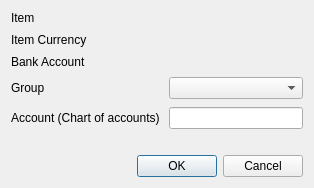
<?xml version="1.0" encoding="UTF-8"?>
<ui version="4.0">
 <class>Dialog</class>
 <widget class="QDialog" name="Dialog">
  <property name="geometry">
   <rect>
    <x>0</x>
    <y>0</y>
    <width>314</width>
    <height>188</height>
   </rect>
  </property>
  <property name="windowTitle">
   <string>New Item Data</string>
  </property>
  <layout class="QVBoxLayout" name="verticalLayout">
   <item>
    <layout class="QFormLayout" name="formLayout">
     <property name="verticalSpacing">
      <number>8</number>
     </property>
     <item row="3" column="0">
      <widget class="QLabel" name="group_label">
       <property name="text">
        <string>Group</string>
       </property>
      </widget>
     </item>
     <item row="3" column="1">
      <widget class="QComboBox" name="groups_comboBox"/>
     </item>
     <item row="4" column="1">
      <widget class="QLineEdit" name="account_lineEdit"/>
     </item>
     <item row="4" column="0">
      <widget class="QLabel" name="account_label">
       <property name="text">
        <string>Account (Chart of accounts) </string>
       </property>
      </widget>
     </item>
     <item row="0" column="0">
      <widget class="QLabel" name="item_label">
       <property name="text">
        <string>Item</string>
       </property>
      </widget>
     </item>
     <item row="0" column="1">
      <widget class="QLabel" name="item_label_value">
       <property name="text">
        <string/>
       </property>
      </widget>
     </item>
     <item row="1" column="0">
      <widget class="QLabel" name="item_currency_label">
       <property name="text">
        <string>Item Currency</string>
       </property>
      </widget>
     </item>
     <item row="1" column="1">
      <widget class="QLabel" name="item_currency_label_value">
       <property name="text">
        <string/>
       </property>
      </widget>
     </item>
     <item row="2" column="0">
      <widget class="QLabel" name="bank_account_label">
       <property name="text">
        <string>Bank Account</string>
       </property>
      </widget>
     </item>
     <item row="2" column="1">
      <widget class="QLabel" name="bank_account_label_value">
       <property name="text">
        <string/>
       </property>
      </widget>
     </item>
    </layout>
   </item>
   <item>
    <widget class="QDialogButtonBox" name="cancel_button">
     <property name="orientation">
      <enum>Qt::Horizontal</enum>
     </property>
     <property name="standardButtons">
      <set>QDialogButtonBox::Cancel|QDialogButtonBox::Ok</set>
     </property>
    </widget>
   </item>
  </layout>
 </widget>
 <resources/>
 <connections>
  <connection>
   <sender>cancel_button</sender>
   <signal>accepted()</signal>
   <receiver>Dialog</receiver>
   <slot>accept()</slot>
   <hints>
    <hint type="sourcelabel">
     <x>248</x>
     <y>254</y>
    </hint>
    <hint type="destinationlabel">
     <x>157</x>
     <y>274</y>
    </hint>
   </hints>
  </connection>
  <connection>
   <sender>cancel_button</sender>
   <signal>rejected()</signal>
   <receiver>Dialog</receiver>
   <slot>reject()</slot>
   <hints>
    <hint type="sourcelabel">
     <x>316</x>
     <y>260</y>
    </hint>
    <hint type="destinationlabel">
     <x>286</x>
     <y>274</y>
    </hint>
   </hints>
  </connection>
 </connections>
</ui>
